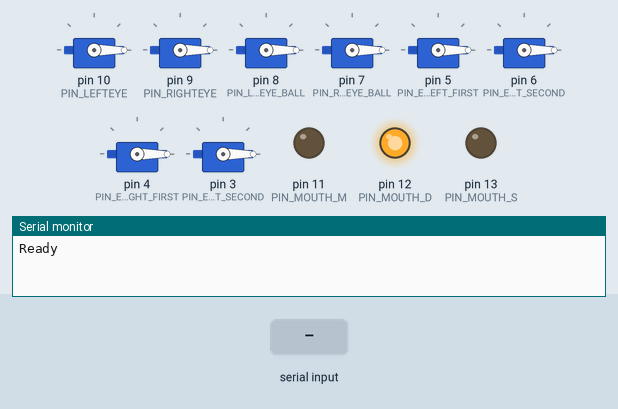
Simulated run of this sketch. Board: Arduino Uno, built with avr-gcc and run on an emulated ATmega328P. Shown: 8 × servo, output pins drawn as LEDs (lit = HIGH), the last lines printed to the serial monitor. The inputs (shaded band) are chosen by the test bench.

Above: at 1.2 s.
1.3 s: byte 30 received over Serial
At 2.6 s:
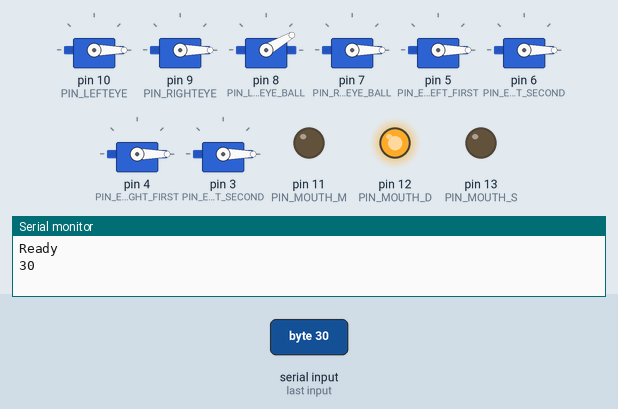
2.9 s: byte 90 received over Serial
At 4.1 s:
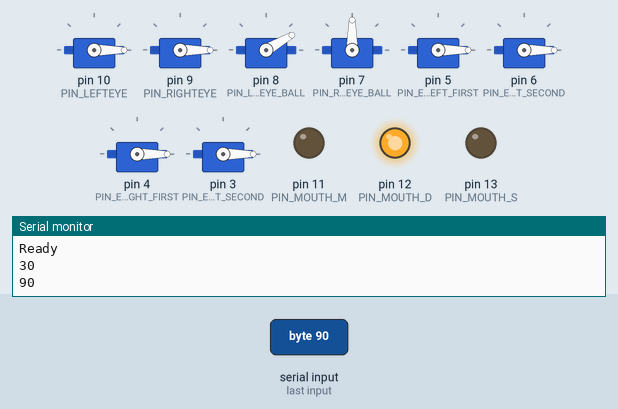
4.5 s: byte 120 received over Serial
At 5.7 s:
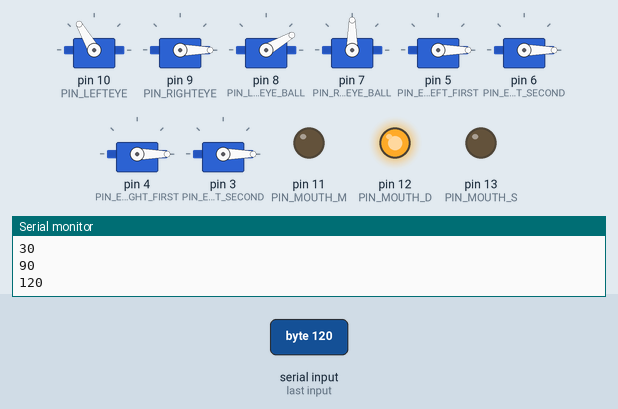
6.1 s: byte 30 received over Serial
At 7.2 s:
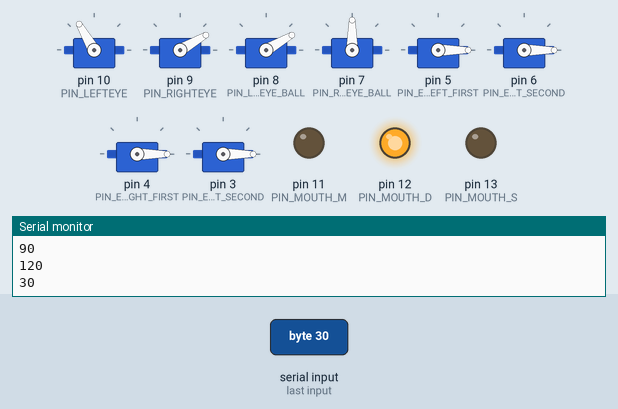
7.7 s: byte 90 received over Serial
At 8.8 s:
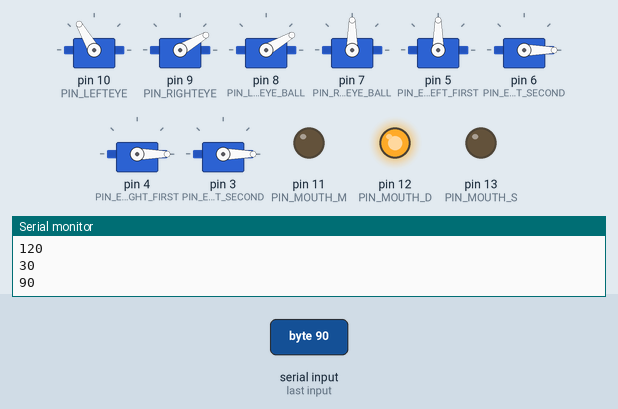
9.3 s: byte 120 received over Serial
At 10.3 s:
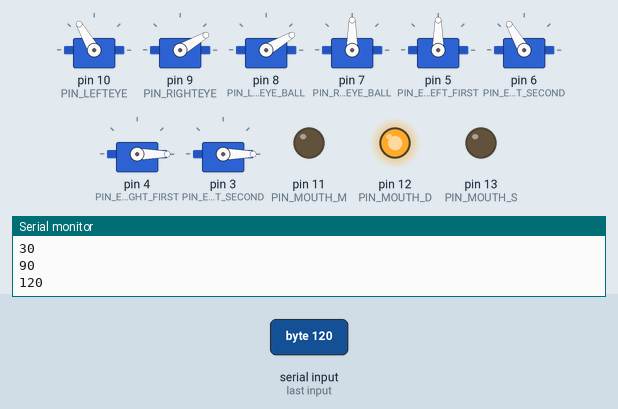
Timing chart, 0 to 11.9 s (numbered marks = the images above; inputs shaded):
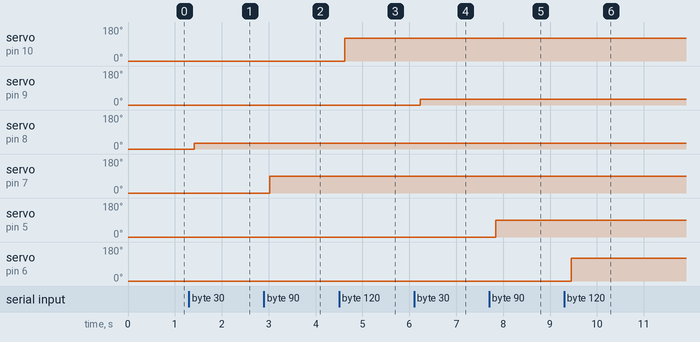

Measured:
- after the input at 1.3 s, servo on pin 8 (PIN_LEFTEYE_BALL): 0° → 30° after 0.11 s
- after the input at 2.9 s, servo on pin 7 (PIN_RIGHTEYE_BALL): 0° → 90° after 0.12 s
- after the input at 4.5 s, servo on pin 10 (PIN_LEFTEYE): 0° → 120° after 0.13 s
- after the input at 6.1 s, servo on pin 9 (PIN_RIGHTEYE): 0° → 30° after 0.14 s
- after the input at 7.7 s, servo on pin 5 (PIN_EYEBROW_LEFT_FIRST): 0° → 90° after 0.15 s
- after the input at 9.3 s, servo on pin 6 (PIN_EYEBROW_LEFT_SECOND): 0° → 120° after 0.15 s

The sketch:

build18.ino
```cpp
#include <Servo.h>

Servo servo_lefteye;
Servo servo_righteye;
Servo servo_lefteyeball;
Servo servo_righteyeball;
Servo servo_lefteyebrow_first;
Servo servo_lefteyebrow_second;
Servo servo_righteyebrow_first;
Servo servo_righteyebrow_second;

int LEFTEYE_BALL = 0;
int RIGHTEYE_BALL = 1;
int LEFTEYE = 2;
int RIGHTEYE = 3;
int EYEBROW_LEFT_FIRST = 4;
int EYEBROW_LEFT_SECOND = 5;
int EYEBROW_RIGHT_FIRST = 6;
int EYEBROW_RIGHT_SECOND = 7;
int MOUTH = 8;

int PIN_LEFTEYE_BALL = 8;
int PIN_RIGHTEYE_BALL = 7;
int PIN_LEFTEYE = 10;
int PIN_RIGHTEYE = 9;
int PIN_EYEBROW_LEFT_FIRST = 5;
int PIN_EYEBROW_LEFT_SECOND = 6;
int PIN_EYEBROW_RIGHT_FIRST = 4;
int PIN_EYEBROW_RIGHT_SECOND = 3;
int PIN_MOUTH_M = 11;
int PIN_MOUTH_D = 12;
int PIN_MOUTH_S = 13;

int data[9];
int i;
int previous;

void setup() {
  Serial.begin(9600); // set the baud rate
  Serial.println("Ready"); // print "Ready" once
  servo_lefteye.attach(PIN_LEFTEYE);
  servo_righteye.attach(PIN_RIGHTEYE);
  servo_lefteyeball.attach(PIN_LEFTEYE_BALL);
  servo_righteyeball.attach(PIN_RIGHTEYE_BALL);
  servo_lefteyebrow_first.attach(PIN_EYEBROW_LEFT_FIRST);
  servo_lefteyebrow_second.attach(PIN_EYEBROW_LEFT_SECOND);
  servo_righteyebrow_first.attach(PIN_EYEBROW_RIGHT_FIRST);
  servo_righteyebrow_second.attach(PIN_EYEBROW_RIGHT_SECOND);
  servo_lefteyeball.write(0);
  servo_righteyeball.write(0);
  servo_lefteye.write(0);
  servo_righteye.write(0);
  servo_lefteyebrow_first.write(0);
  servo_lefteyebrow_second.write(0);
  servo_righteyebrow_first.write(0);
  servo_righteyebrow_second.write(0);
  pinMode(PIN_MOUTH_M,OUTPUT);
  pinMode(PIN_MOUTH_D,OUTPUT);
  pinMode(PIN_MOUTH_S,OUTPUT);
  digitalWrite(PIN_MOUTH_D, HIGH);
  digitalWrite(PIN_MOUTH_M, LOW);
  i = 0;
}

void loop() {
    if (Serial.available()) { // only send data back if data has been sent
      data[i] = Serial.read();
      Serial.println(data[i]); // send the data back in a new line so that it is not all one long line
      i = i + 1;
      delay(100); // delay for 1/10 of a second
    }
    servo_lefteyeball.write(data[LEFTEYE_BALL]);
    servo_righteyeball.write(data[RIGHTEYE_BALL]);
    servo_lefteye.write(data[LEFTEYE]);
    servo_righteye.write(data[RIGHTEYE]);
    servo_lefteyebrow_first.write(data[EYEBROW_LEFT_FIRST]);
    servo_lefteyebrow_second.write(data[EYEBROW_LEFT_SECOND]);
    servo_righteyebrow_first.write(data[EYEBROW_RIGHT_FIRST]);
    servo_righteyebrow_second.write(data[EYEBROW_RIGHT_SECOND]);
    if(data[MOUTH] != 0){
       digitalWrite(PIN_MOUTH_D, LOW);
       for(int n = 0; n < previous; n++) {
            digitalWrite(PIN_MOUTH_S, HIGH);
            delay(10);
            digitalWrite(PIN_MOUTH_S, LOW);
            delay(10);
       }
       digitalWrite(PIN_MOUTH_D, HIGH);
       for(int n = 0; n < data[MOUTH]*100; n++) {
            digitalWrite(PIN_MOUTH_S, HIGH);
            delay(10);
            digitalWrite(PIN_MOUTH_S, LOW);
            delay(10);
        }
    }
    if (i == 9) {
      i = 0;
      Serial.println("STOP");
      previous = data[MOUTH]*100;
      data[MOUTH] = 0;
      delay(1000) ;
    }
    delay(100); // delay for 1/10 of a second
}
```
